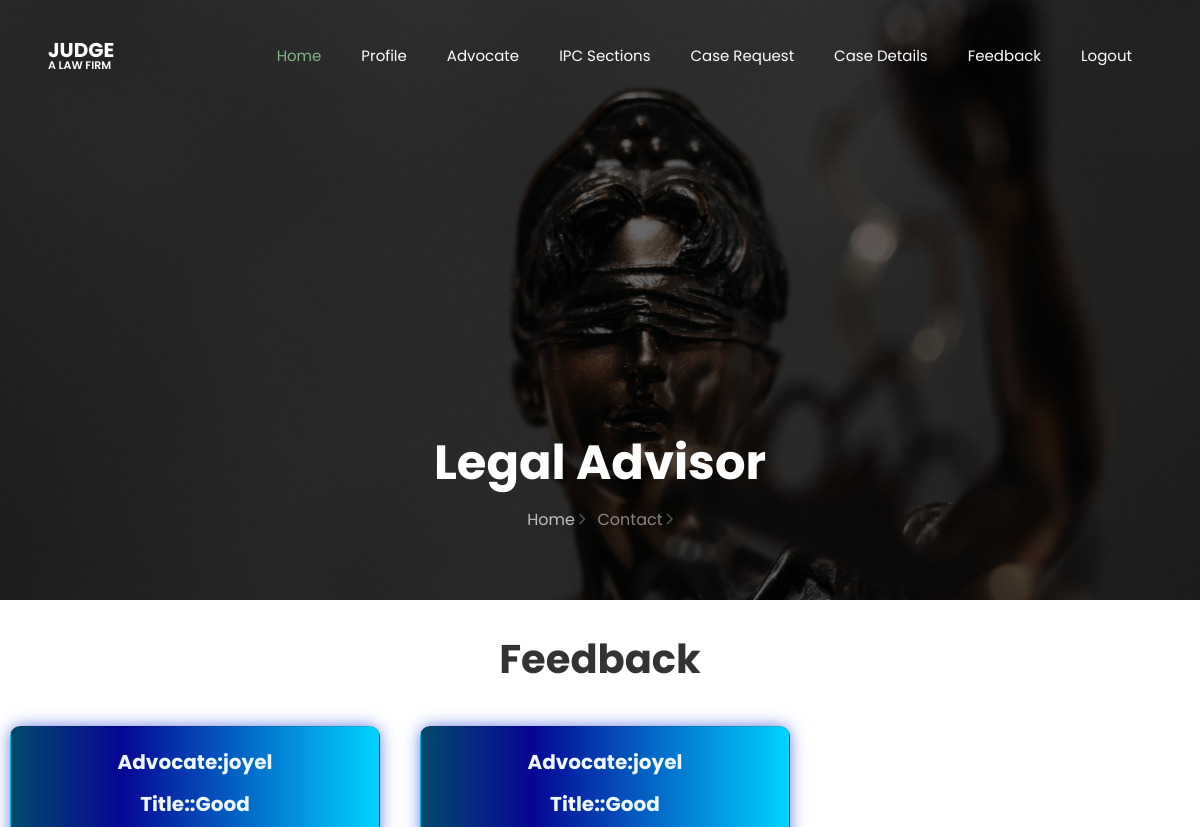
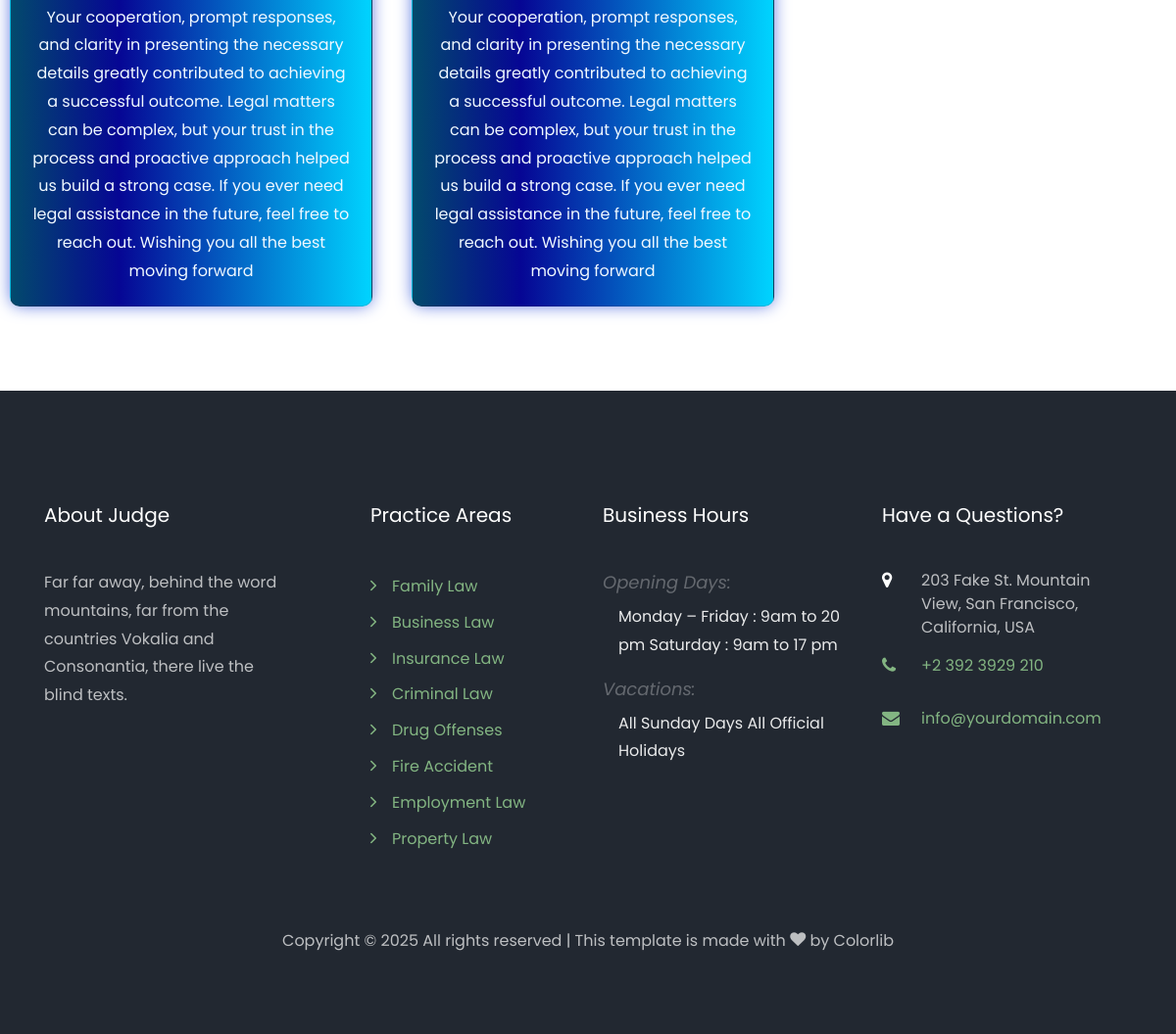
Page /view_feedback_advocate/ on the committed database (2 pictures, top to bottom).
### myapp/models.py (models this page shows)
class Feedback(models.Model):
    uid=models.ForeignKey(UserRegistration, on_delete=models.CASCADE, null=True)
    aid=models.ForeignKey(Advocate, on_delete=models.CASCADE, null=True)
    sub = models.CharField(max_length=100, null=True)
    Feedback=models.CharField(max_length=100, null=True)
    Type=models.CharField(max_length=100, null=True)
    date=models.CharField(max_length=100, null=True)

class Advocate(models.Model):
    name = models.CharField(max_length=100, null=True)
    email = models.EmailField(max_length=100, null=True)
    phone = models.IntegerField(null=True, blank=True)
    address = models.CharField(max_length=300, null=True)
    dob = models.DateField()
    gender = models.CharField(max_length=100)
    image = models.ImageField(null=True, upload_to="profile")
    files = models.FileField(null=True, upload_to="profile")
    loginid = models.ForeignKey(Login, on_delete=models.CASCADE, null=True)
    district= models.CharField(max_length=100, null=True)
    category=models.CharField(max_length=100, null=True)
    qualification=models.CharField(max_length=100, null=True)
    Regfee=models.CharField(max_length=100, null=True,default="Pending")
    advo_rating=models.IntegerField(null=True,blank=True)
    def __str__(self):
        return self.name

### myapp/views.py (the view)
# urls.py: path('view_feedback_advocate/',views.view_feedback_advocate),
def view_feedback_advocate(request):
    view=Feedback.objects.filter(Type="Advocate")
    return render(request,'User/view_feedback_advocate.html',{'view':view})

### templates/User/view_feedback_advocate.html (shortened to what this page needs)
{% extends 'User/common.html' %}
{% load static %}
{% block header %}
<center>
    <br>
    <h1><b>Feedback</b></h1>
    <br>
    {% if view %}
    <div class="row">
        {% for i in view %}
        <div class="col-sm-4">
            <div class="card">
                <div class="card-body">
                    <h5 class="card-title"><b style="color: aliceblue;">Advocate:{{i.aid}}</b></h5>
                    <h5 class="card-title"><b style="color: aliceblue;"> Title::{{i.sub}}</b></h5>
                    <p class="card-text" style="color: aliceblue;">{{i.Feedback}}</p>
                </div>
            </div>
        </div>
        {% endfor %}
    </div>
    {% else %}
    <p>
        No Case Request Found!
    </p>
    {% endif %}
</center>
<br>
<br><br>
{% endblock %}

### templates/User/view_feedback_advocate.html (style rules this page uses)
.card { margin-left: 10px; border-radius: 10px; background: rgb(3, 74, 108); background: linear-gradient(90deg, rgba(3, 74, 108, 1) 0%, rgba(6, 6, 148, 1) 30%, rgba(0, 212, 255, 1) 100%); -webkit-box-shadow: 0px 0px 17px -2px rgba(68, 98, 219, 1); -moz-box-shadow: 0px 0px 17px -2px rgba(68, 98, 219, 1); box-shadow: 0px 0px 17px -2px rgba(68, 98, 219, 1); }

### rows in the picture
Feedback: aid "joyel", sub "Good", Feedback "Your cooperation, prompt responses, and clarity in presenting the necessary details greatly contributed to achieving a successful outcome. Legal matters can be complex, but your trust in the process and proactive approach helped us build a strong case. If you ever need legal assistance in the future, feel free to reach out. Wishing you all the best moving forward"
Feedback: aid "joyel", sub "Good", Feedback "Your cooperation, prompt responses, and clarity in presenting the necessary details greatly contributed to achieving a successful outcome. Legal matters can be complex, but your trust in the process and proactive approach helped us build a strong case. If you ever need legal assistance in the future, feel free to reach out. Wishing you all the best moving forward"
